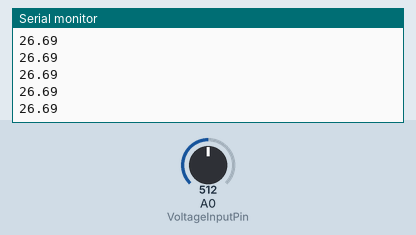
Recording of a sketch running on a simulated Arduino Uno, built with avr-gcc and run on an emulated ATmega328P. On the bench: the last lines printed to the serial monitor. The test bench sets the inputs (shaded band); at power-on: A0 (VoltageInputPin) = 512.

Above: at 1.2 s.
1.3 s: A0 (VoltageInputPin) set to 716
At 1.31 s:
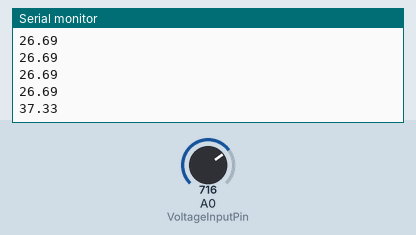
2.8 s: A0 (VoltageInputPin) set to 900
At 2.82 s:
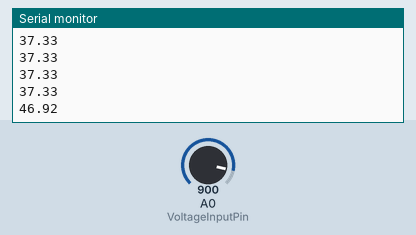
Timing chart, 0 to 5.8 s (numbered marks = the images above; inputs shaded):
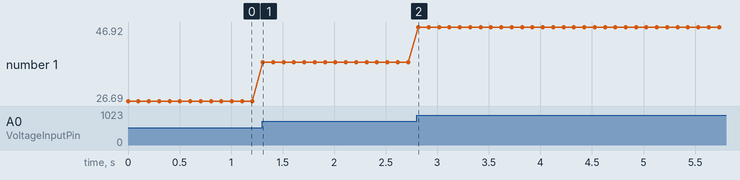

Measured:
- after the input at 1.3 s, the serial monitor: prints a new line at once (image 1)
- after the input at 2.8 s, the serial monitor: prints a new line at once (image 2)
- plotted number 1: 26.69 → 37.33 after the input at 1.3 s, 37.33 → 46.92 after the input at 2.8 s

The sketch:

voltagedivider.ino
```cpp
int VoltageInputPin = A0;
float Input=0.0;
float InputR=0.0;

void setup() {
  Serial.begin(9600);
}

void loop() {
  // put your main code here, to run repeatedly:
  Input = analogRead(VoltageInputPin);
  InputR = (float)Input*0.0537/1.03;
  Serial.println(InputR);
  delay(100);
}
```
